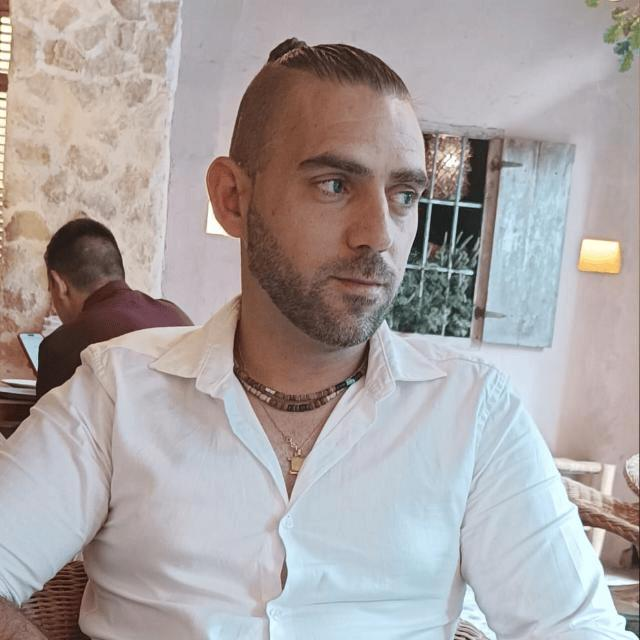
#> input picture Segundo/Programación de servicios y procesos/001-Programación multiproceso/003-Hilos/002-Ejercicios/franHR.jpg, 640 x 640 px, found by its file name
$ python 010-multi.py
#> lines starting #> are read from the running program, lines starting #| are printed output that depends on the picture
#> in main, img is the input picture: PIL image 640x640 RGB; mean R, G, B 169.5, 162.7, 162.3
import time
from concurrent.futures import ThreadPoolExecutor, as_completed
import numpy as np
from PIL import Image

# ------------------------
# Parámetros
# ------------------------
NUCLEOS = 16
ENTRADA = "f:\\laragon\\www\\Dam-2025-2026-franHR\\Segundo\\Programación de servicios y procesos\\001-Programación multiproceso\\003-Hilos\\002-Ejercicios\\franHR.jpg"
SALIDA  = "f:\\laragon\\www\\Dam-2025-2026-franHR\\Segundo\\Programación de servicios y procesos\\001-Programación multiproceso\\003-Hilos\\002-Ejercicios\\franHR_blur_threads.jpg"
SIGMA   = 5   # Sube a 3.0, 5.0, etc. para más carga (y ganar más con paralelismo)

# ------------------------
# Utilidades Gaussianas
# ------------------------
def gaussian_kernel1d(sigma: float, radius: int | None = None) -> np.ndarray:
    """
    Genera un kernel gaussiano 1D normalizado.
    radius por defecto = ceil(3*sigma).
    """
    if sigma <= 0:
        return np.array([1.0], dtype=np.float32)
    if radius is None:
        radius = int(np.ceil(3.0 * sigma))
    x = np.arange(-radius, radius + 1, dtype=np.float32)
    k = np.exp(-(x**2) / (2 * sigma * sigma))
    k /= k.sum()
    return k.astype(np.float32)

def convolve1d_reflect(img: np.ndarray, kernel: np.ndarray, axis: int) -> np.ndarray:
    """
    Convolución 1D separable a lo largo de 'axis' con padding reflect.
    img: (H, W, C) float32
    kernel: (K,) float32
    """
    radius = (kernel.size - 1) // 2
    if radius == 0:
        return img.copy()

    pad_width = [(0, 0), (0, 0), (0, 0)]
    pad_width[axis] = (radius, radius)
    padded = np.pad(img, pad_width=pad_width, mode="reflect")

    out = np.zeros_like(img, dtype=np.float32)
    for offset, w in enumerate(kernel):
        d = offset - radius
        if axis == 0:
            slice_src = padded[radius + d : radius + d + img.shape[0], :, :]
        elif axis == 1:
            slice_src = padded[:, radius + d : radius + d + img.shape[1], :]
        else:
            raise ValueError("axis debe ser 0 (vertical) o 1 (horizontal)")
        out += w * slice_src
    return out

def gaussian_blur_separable(img_f32: np.ndarray, sigma: float) -> np.ndarray:
    """
    Aplica blur gaussiano separable (horizontal + vertical) a img_f32 (H,W,C).
    """
    k = gaussian_kernel1d(sigma)
    tmp = convolve1d_reflect(img_f32, k, axis=1)  # horizontal (x)
    out = convolve1d_reflect(tmp, k, axis=0)      # vertical (y)
    return out

# ------------------------
# Paralelo con hilos (franjas con solape)
# ------------------------
def procesa_bloque(img_arr: np.ndarray, y0: int, y1: int, sigma: float) -> tuple[int, np.ndarray]:
    """
    Procesa el bloque [y0:y1) con solape vertical para evitar costuras.
    Devuelve (y0, bloque_blur_sin_solape).
    """
    radius = int(np.ceil(3.0 * sigma))
    H, _, _ = img_arr.shape

    y0_pad = max(0, y0 - radius)
    y1_pad = min(H, y1 + radius)

    bloque = img_arr[y0_pad:y1_pad, :, :]
    bloque_blur = gaussian_blur_separable(bloque, sigma)

    recorte_y0 = y0 - y0_pad
    recorte_y1 = recorte_y0 + (y1 - y0)
    bloque_final = bloque_blur[recorte_y0:recorte_y1, :, :]
    return y0, bloque_final

def blur_threads(img_arr: np.ndarray, sigma: float, n_workers: int) -> np.ndarray:
#> called with sigma = 5, n_workers = 16
    H, W, C = img_arr.shape
#> H = 640; W = 640; C = 3
    out = np.empty_like(img_arr, dtype=np.float32)

    base = H // n_workers
#> base = 40
    rangos = []
    for i in range(n_workers):
        y0 = i * base
        y1 = (i + 1) * base if i < n_workers - 1 else H
        if y0 < y1:
            rangos.append((y0, y1))

    resultados = []
    with ThreadPoolExecutor(max_workers=n_workers) as ex:
        futs = [ex.submit(procesa_bloque, img_arr, y0, y1, sigma) for (y0, y1) in rangos]
#> call 4 of convolve1d_reflect, with kernel = array of shape (31,), axis = 0
#> after the loop in convolve1d_reflect (call 4), `for offset, w in enumerate(kernel):`:
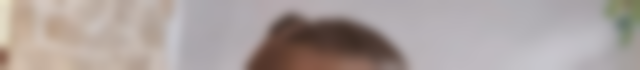
#> out: shape (70, 640, 3) float32; mean R, G, B 170.9, 160.5, 157.6
#> call 3 of procesa_bloque, with y0 = 80, y1 = 120, sigma = 5
#> in procesa_bloque (call 3), `y0_pad = max(0, y0 - radius)`: y0_pad = 65
#> in procesa_bloque (call 3), `y1_pad = min(H, y1 + radius)`: y1_pad = 135
#> after the loop in convolve1d_reflect (call 5), `for offset, w in enumerate(kernel):`:
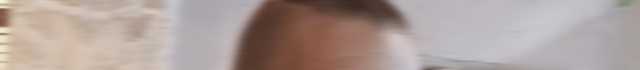
#> out: shape (70, 640, 3) float32; mean R, G, B 173.5, 158.6, 153.8
#> in convolve1d_reflect (call 6), `padded = np.pad(img, pad_width=pad_width, mode="reflect")`:
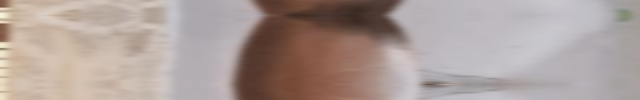
#> padded: shape (100, 640, 3) float32; mean R, G, B 172.7, 158.1, 153.4
#> in procesa_bloque (call 3), `bloque_final = bloque_blur[recorte_y0:recorte_y1, :, :]`:
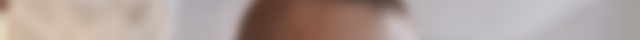
#> bloque_final: shape (40, 640, 3) float32; mean R, G, B 175.6, 160.1, 155.1
#> call 4 of procesa_bloque, with y0 = 120, y1 = 160, sigma = 5
#> in procesa_bloque (call 4), `y0_pad = max(0, y0 - radius)`: y0_pad = 105
#> in procesa_bloque (call 4), `y1_pad = min(H, y1 + radius)`: y1_pad = 175
#> in procesa_bloque (call 4), `bloque = img_arr[y0_pad:y1_pad, :, :]`:
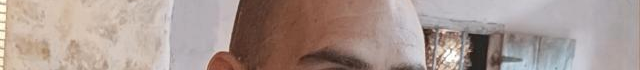
#> bloque: shape (70, 640, 3) float32; mean R, G, B 168.6, 152, 145.6
#> in convolve1d_reflect (call 7), `padded = np.pad(img, pad_width=pad_width, mode="reflect")`:
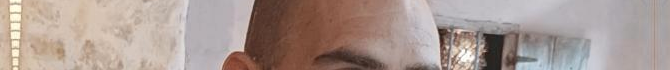
#> padded: shape (70, 670, 3) float32; mean R, G, B 169.7, 153.1, 146.5
#> the loop in convolve1d_reflect (call 7), `for offset, w in enumerate(kernel):` made 31 passes
#> pass 1, in convolve1d_reflect (call 7), `slice_src = padded[:, radius + d : radius + d + img.shape[1], :]`:
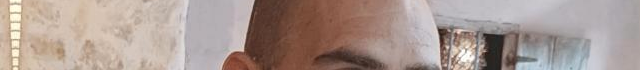
#> slice_src: shape (70, 640, 3) float32; mean R, G, B 169.6, 152.7, 145.8
#> futs = 16 items
        for f in as_completed(futs):
            resultados.append(f.result())
#> this loop made 16 passes
#> after the loop, resultados = 16 items

    for y0, bloque in sorted(resultados, key=lambda t: t[0]):
        out[y0:y0 + bloque.shape[0], :, :] = bloque
#> this loop made 16 passes
#> y0 on passes 1 to 12: 0, 40, 80, 120, 160, 200, 240, 280, 320, 360, 400, 440

    return out

# ------------------------
# Main
# ------------------------
def main():
    inicio = time.time()
    img = Image.open(ENTRADA).convert("RGB")
    arr_u8 = np.array(img, dtype=np.uint8)
    arr_f32 = arr_u8.astype(np.float32)

    out_f32 = blur_threads(arr_f32, SIGMA, NUCLEOS)
    out_u8 = np.clip(np.rint(out_f32), 0, 255).astype(np.uint8)

    Image.fromarray(out_u8).save(SALIDA, quality=95)
    print(f"Threads: {time.time()-inicio:.3f} s  (workers={NUCLEOS}, sigma={SIGMA})")

if __name__ == "__main__":
    main()
